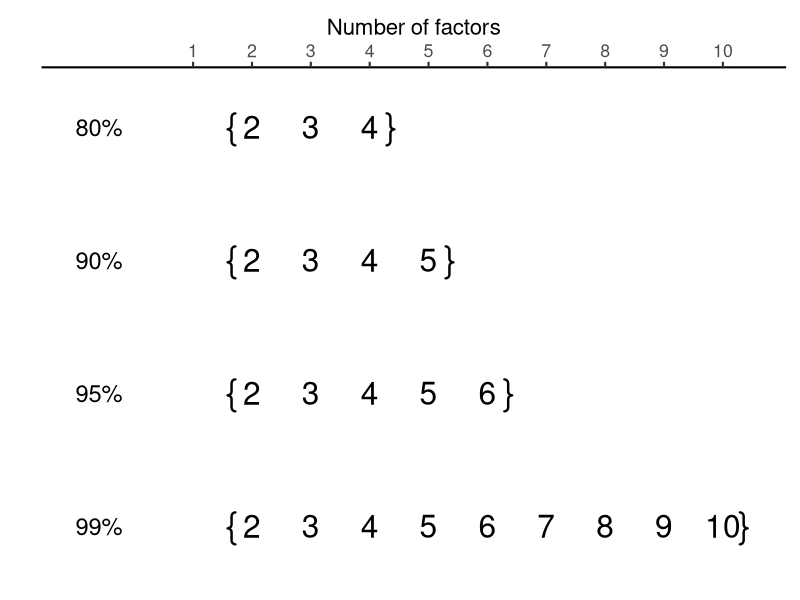

This figure's R source:
library(ggplot2)

## Confidence sets
cs <- data.frame(
  level = c("80%", "90%", "95%", "99%"),
  y = 4:1
)

cs$factors <- list(
  c(2, 3, 4),
  c(2, 3, 4, 5),
  c(2, 3, 4, 5, 6),
  c(2, 3, 4, 5, 6, 7, 8, 9, 10)
)

## Expand into one row per factor
numbers <- do.call(
  rbind,
  lapply(seq_len(nrow(cs)), function(i) {
    data.frame(
      level = cs$level[i],
      y = cs$y[i],
      x = cs$factors[[i]],
      label = cs$factors[[i]]
    )
  })
)

## Bracket locations
brackets <- data.frame(
  y = cs$y,
  left = sapply(cs$factors, min) - 0.35,
  right = sapply(cs$factors, max) + 0.35
)

ggplot() +
  
  ## Numbers
  geom_text(
    data = numbers,
    aes(x = x, y = y, label = label),
    size = 8
  ) +
  
  ## Braces
  geom_text(
    data = brackets,
    aes(x = left, y = y, label = "{"),
    size = 12,
    family = "mono"
  ) +
  geom_text(
    data = brackets,
    aes(x = right, y = y, label = "}"),
    size = 12,
    family = "mono"
  ) +
  
  ## Confidence level labels (left of y-axis)
  geom_text(
    data = cs,
    aes(x = -0.2, y = y, label = level),
    hjust = 1,
    size = 6
  ) +
  
  scale_x_continuous(
    breaks = 1:10,
    limits = c(-1, 10.5),
    position = "top"
  ) +
  
  scale_y_continuous(
    NULL,
    breaks = NULL,
    expand = expansion(mult = c(.15, .15))
  ) +
  
  labs(
    x = "Number of factors",
    y = "Confidence\nlevel"
  ) +
  
  coord_cartesian(clip = "off") +
  
  theme_classic(base_size = 16) +
  theme(
    ## Keep the actual ggplot y-axis as the separator
    axis.line.y = element_line(linewidth = 0.8),
    # axis.ticks.y = element_blank(),
    # axis.text.y = element_blank(),
    
    panel.grid = element_blank(),
    
    ## Move y-axis title away from confidence labels
    axis.title.y = element_text(
      angle = 90,
      margin = margin(r = 35)
    ),
    
    plot.margin = margin(10, 10, 10, 30)
  )
